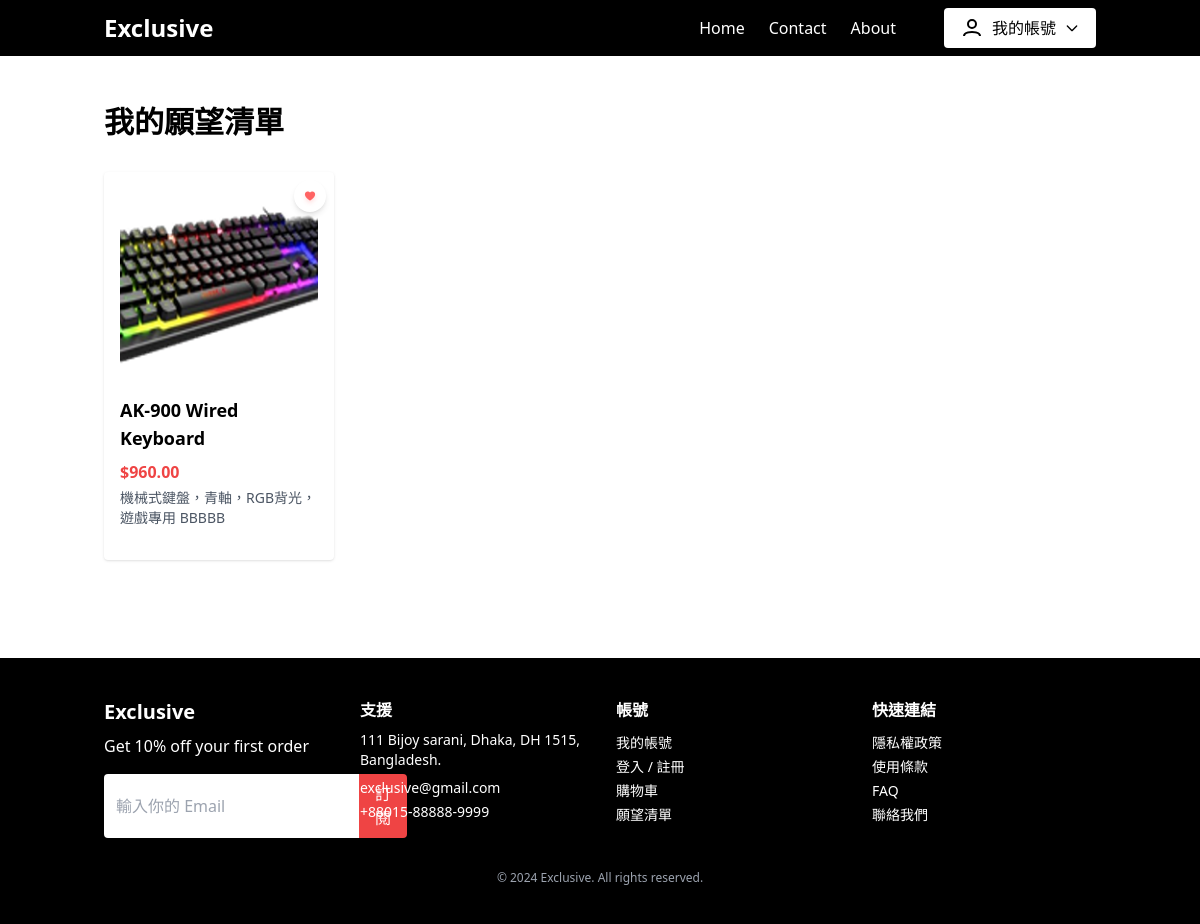
Page /wishlist (signed in) on the committed database.
### app.py (models this page shows, shortened)
class WishlistItem(db.Model):
    id = db.Column(db.Integer, primary_key=True)
    user_id = db.Column(db.Integer, db.ForeignKey('user.id'), nullable=False)
    product_id = db.Column(db.Integer, db.ForeignKey('product.id'), nullable=False)
    created_at = db.Column(db.DateTime, default=datetime.utcnow)
    user = db.relationship('User', backref='wishlist_items')
    product = db.relationship('Product', backref='wishlist_items')

class Product(db.Model):
    id = db.Column(db.Integer, primary_key=True)
    name = db.Column(db.String(200), nullable=False)
    description = db.Column(db.Text, nullable=True)
    price = db.Column(db.Float, nullable=False)
    category = db.Column(db.String(100), nullable=True)
    image_url = db.Column(db.String(500), nullable=True)
    is_active = db.Column(db.Boolean, default=True)
    created_at = db.Column(db.DateTime, default=datetime.utcnow)
    updated_at = db.Column(db.DateTime, default=datetime.utcnow, onupdate=datetime.utcnow)
    variants = db.relationship('ProductVariant', backref='product', lazy=True, cascade='all, delete-orphan')

### app.py (the view)
@app.route('/wishlist')
def wishlist():
    if 'user_id' not in session:
        flash('請先登入')
        return redirect(url_for('login'))
    user = User.query.get(session['user_id'])
    wishlist_items = WishlistItem.query.filter_by(user_id=user.id).all()
    return render_template('Wishlist.html', user=user, wishlist_items=wishlist_items)

### templates/Wishlist.html (shortened to what this page needs)
<!DOCTYPE html>
<html lang="zh-Hant">
<head>
  <script src="https://cdn.tailwindcss.com"></script>
</head>
<body class="font-poppins bg-white">
  <header class="bg-black text-white">
    <div class="container mx-auto flex justify-between items-center py-2 px-4">
      <div class="text-2xl font-bold">Exclusive</div>
      <nav class="flex items-center gap-6">
        <ul class="flex gap-6">
          <li><a href="{{ url_for('home') }}" class="hover:underline">Home</a></li>
          <li><a href="{{ url_for('contact') }}" class="hover:underline">Contact</a></li>
          <li><a href="{{ url_for('about') }}" class="hover:underline">About</a></li>
        </ul>
        {% if user %}
          <div class="relative ml-6">
            <button id="accountDropdownBtn" class="flex items-center gap-2 px-4 py-2 bg-white text-black rounded hover:bg-gray-100 focus:outline-none">
              <svg class="w-6 h-6" fill="none" stroke="currentColor" stroke-width="2" viewBox="0 0 24 24"><circle cx="12" cy="8" r="4"/><path d="M4 20c0-4 8-4 8-4s8 0 8 4"/></svg>
              <span class="font-medium">我的帳號</span>
              <svg class="w-4 h-4" fill="none" stroke="currentColor" stroke-width="2" viewBox="0 0 24 24"><path stroke-linecap="round" stroke-linejoin="round" d="M19 9l-7 7-7-7" /></svg>
            </button>
          </div>
        {% else %}
          <ul class="flex gap-6">
            <li><a href="{{ url_for('login') }}" class="hover:underline">Login</a></li>
            <li><a href="{{ url_for('signup') }}" class="hover:underline">Sign Up</a></li>
          </ul>
        {% endif %}
      </nav>
    </div>
  </header>
  <main class="container mx-auto px-4 py-12 min-h-[60vh]">
    <h1 class="text-3xl font-bold mb-8">我的願望清單</h1>
    {% if wishlist_items %}
      <div class="grid grid-cols-1 sm:grid-cols-2 md:grid-cols-3 lg:grid-cols-4 gap-6">
        {% for item in wishlist_items %}
          <article class="bg-white rounded shadow hover:shadow-lg transition p-4 flex flex-col relative">
            <button class="absolute top-2 right-2 w-8 h-8 bg-white rounded-full shadow-md flex items-center justify-center hover:bg-gray-100 transition remove-wishlist-btn"
                    data-product-id="{{ item.product.id }}" title="從願望清單移除">
              <img src="{{ url_for('static', filename='images/red_heart.png') }}" alt="移除" class="w-6 h-6">
            </button>
            <a href="{{ url_for('product', product_id=item.product.id) }}" class="block">
              {% if item.product.image_url %}
                <img src="{{ url_for('static', filename=item.product.image_url) }}" alt="{{ item.product.name }}" class="mb-4 rounded w-full h-48 object-cover"/>
              {% else %}
                <img src="{{ url_for('static', filename='images/gamepad.png') }}" alt="{{ item.product.name }}" class="mb-4 rounded w-full h-48 object-cover"/>
              {% endif %}
              <h3 class="text-lg font-semibold mb-2">{{ item.product.name }}</h3>
            </a>
            <p class="text-red-500 font-bold mb-1">${{ "%.2f"|format(item.product.price) }}</p>
            <p class="text-sm text-gray-600 mb-4">{{ item.product.description[:50] }}{% if item.product.description|length > 50 %}...{% endif %}</p>
          </article>
        {% endfor %}
      </div>
    {% endif %}
  </main>
  <footer class="bg-black text-white py-10 mt-12">
    <div class="container mx-auto px-4 grid grid-cols-1 md:grid-cols-4 gap-8">
      <div>
        <h2 class="font-bold text-xl mb-2">Exclusive</h2>
        <p class="mb-4">Get 10% off your first order</p>
        <form class="flex" id="subscribeForm">
          <input type="email" placeholder="輸入你的 Email" class="rounded-l px-3 py-2 text-black focus:outline-none" id="subscribeEmail" required />
          <button type="submit" class="bg-red-500 px-4 py-2 rounded-r hover:bg-red-600 transition">訂閱</button>
        </form>
      </div>
      <div>
        <h3 class="font-semibold mb-2">支援</h3>
        <address class="not-italic mb-2 text-sm">111 Bijoy sarani, Dhaka,  DH 1515, Bangladesh.</address>
        <p class="mb-1 text-sm">exclusive@gmail.com</p>
        <p class="text-sm">+88015-88888-9999</p>
      </div>
      <div>
        <h3 class="font-semibold mb-2">帳號</h3>
        <ul>
          <li><a href="{{ url_for('account') }}" class="hover:underline text-sm">我的帳號</a></li>
          <li><a href="{{ url_for('login') }}" class="hover:underline text-sm">登入 / 註冊</a></li>
          <li><a href="{{ url_for('cart') }}" class="hover:underline text-sm">購物車</a></li>
          <li><a href="{{ url_for('wishlist') }}" class="hover:underline text-sm">願望清單</a></li>
        </ul>
      </div>
      <div>
        <h3 class="font-semibold mb-2">快速連結</h3>
        <ul>
          <li><a href="#" class="hover:underline text-sm">隱私權政策</a></li>
          <li><a href="#" class="hover:underline text-sm">使用條款</a></li>
          <li><a href="#" class="hover:underline text-sm">FAQ</a></li>
          <li><a href="{{ url_for('contact') }}" class="hover:underline text-sm">聯絡我們</a></li>
        </ul>
      </div>
    </div>
    <div class="text-center text-xs text-gray-400 mt-8">
      &copy; 2024 Exclusive. All rights reserved.
    </div>
  </footer>
</body>
</html>

### rows in the picture
WishlistItem: image_url (picture), product.name "AK-900 Wired Keyboard", product "機械式鍵盤，青軸，RGB背光，遊戲專用 BBBBB"
Product: product.price "960.00"
